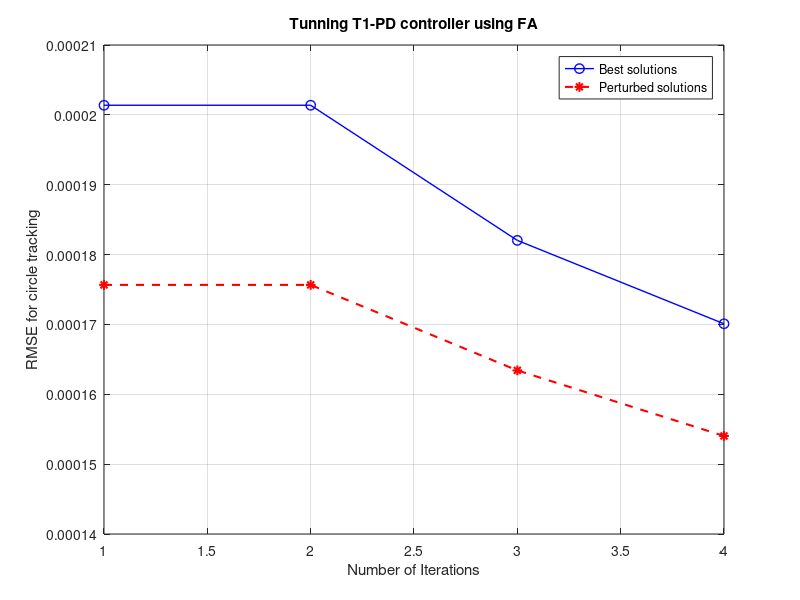

This chart was generated by the following MATLAB code:

    clear; close all; clc;
%     load('best_ite_5_10.mat')
%     load('best_rmse_5_10.mat')
%     load('bper_ite_5_10.mat')
%     load('bper_rmse_5_10.mat')
    load('2_ite_5_4.mat')
    load('2_rmse_5_4.mat')
    load('ite_pert_5_4.mat')
    load('rmse_pert_5_4.mat')
    figure(2)
%     plot(itebest(:,1),rmsebest(:,1),'b-o','MarkerSize',7,'LineWidth',1)
%     hold on
% 
%     plot(itebper(:,1),rmsebper(:,1),'r--*','MarkerSize',7,'LineWidth',1.5)
    plot(ite2(:,1),rmse2(:,1),'b-o','MarkerSize',7,'LineWidth',1)
    hold on

    plot(ite_pert(:,1),rmse_pert(:,1),'r--*','MarkerSize',7,'LineWidth',1.5)
%     hold on 
% 
%     plot(itebper(:,1),rmsebper(:,1),'g:square','MarkerSize',7,'LineWidth',1.5)
    hold off
    grid on

    title('Tunning T1-PD controller using FA')
    xlabel('Number of Iterations'); 
    ylabel('RMSE for circle tracking');
    legend('Best solutions','Perturbed solutions')